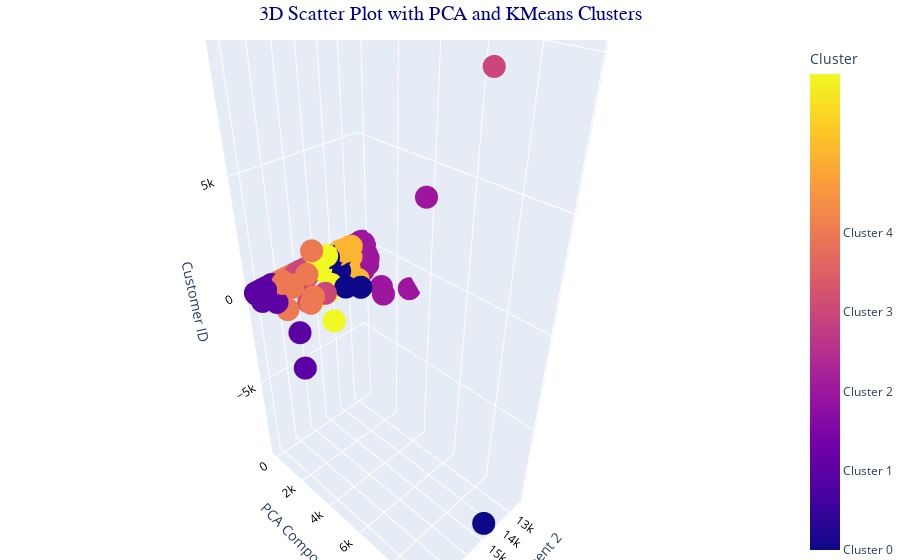

The notebook cell saved with this chart:
### Code cell
pca = PCA(n_components=2)
pca_components = pca.fit_transform(KMeans_Cluster_df.drop(columns=["CustomerID", "KMeans_Cluster"]))

# Adding the PCA components and KMeans cluster labels back to the dataframe
pca_df = pd.DataFrame(pca_components, columns=["PCA1", "PCA2"])
pca_df['CustomerID'] = KMeans_Cluster_df['CustomerID']
pca_df['KMeans_Cluster'] = KMeans_Cluster_df['KMeans_Cluster']

#  3D scatter plot using Plotly, colored by KMeans cluster labels
fig = px.scatter_3d(pca_df, x='CustomerID', y='PCA1', z='PCA2', color='KMeans_Cluster',
                    title="3D Scatter Plot with PCA Dimensions and KMeans Clusters",
                    labels={'CustomerID': 'Customer ID', 'PCA1': 'PCA Component 1', 'PCA2': 'PCA Component 2', 'KMeans_Cluster': 'KMeans Clusters'})

fig.update_layout(
    scene=dict(
        zaxis=dict(title='Customer ID', tickfont=dict(size=12, color='black')),
        yaxis=dict(title='PCA Component 1', tickfont=dict(size=12, color='black')),
        xaxis=dict(title='PCA Component 2', tickfont=dict(size=12, color='black')),
        bgcolor='rgba(0, 0, 0, 0)',  
    ),
    title={
        'text': "3D Scatter Plot with PCA and KMeans Clusters",
        'x': 0.5,  # Center the title
        'xanchor': 'center',
        'font': {'size': 20, 'family': 'Arial', 'color': 'darkblue'}
    },
    coloraxis_colorbar=dict(
        title="Cluster", tickvals=[0, 1, 2, 3, 4], ticktext=["Cluster 0", "Cluster 1", "Cluster 2", "Cluster 3", "Cluster 4"]
    ), margin=dict(l=0, r=0, b=0, t=40)
)
fig.show()

### Figure 1 — Plotly figure (JSON) as saved in the notebook; plotly's stock layout.template omitted (floating-point values rounded to 4 significant figures; data arrays with more than 128 entries replaced by an {"elided": "..."} marker saying what was removed)
{"data": [{"hovertemplate": "Customer ID=%{x}<br>PCA Component 1=%{y}<br>PCA Component 2=%{z}<br>KMeans Clusters=%{marker.color}<extra></extra>", "legendgroup": "", "marker": {"color": {"elided": "4380 int values"}, "coloraxis": "coloraxis", "symbol": "circle"}, "mode": "markers", "name": "", "scene": "scene", "showlegend": false, "type": "scatter3d", "x": {"elided": "4380 int values"}, "y": {"elided": "4380 float values"}, "z": {"elided": "4380 float values"}}], "layout": {"coloraxis": {"colorbar": {"ticktext": ["Cluster 0", "Cluster 1", "Cluster 2", "Cluster 3", "Cluster 4"], "tickvals": [0, 1, 2, 3, 4], "title": {"text": "Cluster"}}, "colorscale": [[0, "#0d0887"], [0.1111, "#46039f"], [0.2222, "#7201a8"], [0.3333, "#9c179e"], [0.4444, "#bd3786"], [0.5556, "#d8576b"], [0.6667, "#ed7953"], [0.7778, "#fb9f3a"], [0.8889, "#fdca26"], [1, "#f0f921"]]}, "legend": {"tracegroupgap": 0}, "margin": {"b": 0, "l": 0, "r": 0, "t": 40}, "scene": {"bgcolor": "rgba(0, 0, 0, 0)", "domain": {"x": [0, 1], "y": [0, 1]}, "xaxis": {"tickfont": {"color": "black", "size": 12}, "title": {"text": "PCA Component 2"}}, "yaxis": {"tickfont": {"color": "black", "size": 12}, "title": {"text": "PCA Component 1"}}, "zaxis": {"tickfont": {"color": "black", "size": 12}, "title": {"text": "Customer ID"}}}, "title": {"font": {"color": "darkblue", "family": "Arial", "size": 20}, "text": "3D Scatter Plot with PCA and KMeans Clusters", "x": 0.5, "xanchor": "center"}}}
